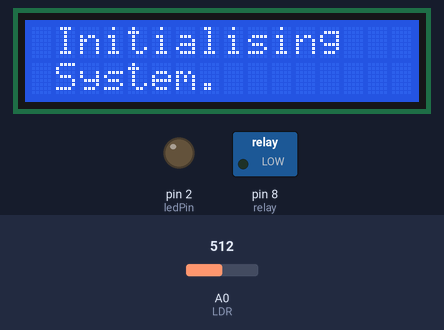
The sketch below on a simulated Arduino Uno, built with avr-gcc and run on an emulated ATmega328P. Shown: 16×2 character LCD, switched loads named in the sketch (green lamp = pin HIGH), output pins drawn as LEDs (lit = HIGH). Inputs (shaded band) come from the test bench; at power-on: A0 (LDR) = 512.

Above: at 3.2 s.
At 14.3 s:
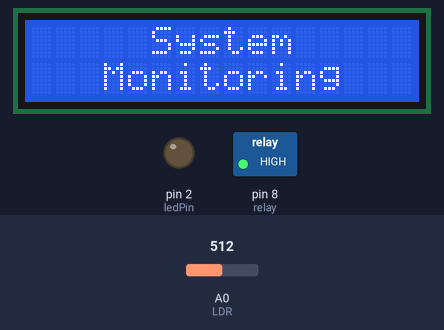
14.4 s: A0 (LDR) set to 981
16.9 s: A0 (LDR) set to 1004
At 18.9 s:
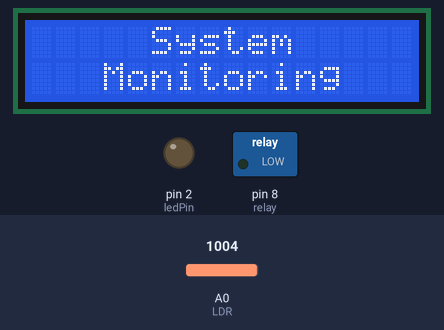
19.4 s: A0 (LDR) set to 980
At 19.9 s:
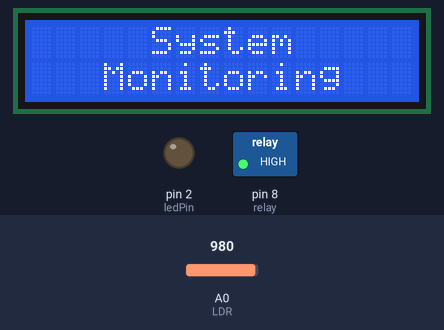
21.9 s: A0 (LDR) set to 1000
At 24.3 s:
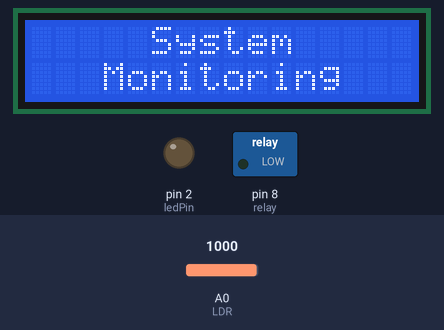
Timing chart, 0 to 25.8 s (numbered marks = the images above; inputs shaded):
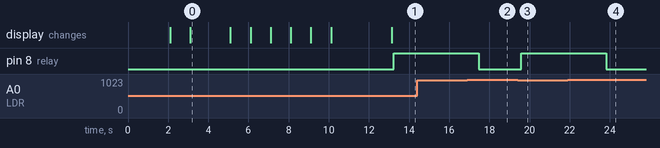

Measured:
- the behaviour switches between 990 and 991 on A0 (LDR) (found by bisection; images 1 and 2)
- after the input at 14.4 s, every drawn part: stays the same
- after the input at 16.9 s, pin 8 (relay): HIGH → LOW after 0.57 s
- after the input at 19.4 s, pin 8 (relay): LOW → HIGH after 0.18 s
- after the input at 21.9 s, pin 8 (relay): HIGH → LOW after 1.9 s

The sketch:

SecurityLights.ino
```cpp
//include libraries

#include <LiquidCrystal_I2C.h>
#include <Wire.h>

//declare variables
const int LDR = A0;
int inputVal = 0;
const int ledPin = 2;
const int relay =8;
LiquidCrystal_I2C lcd(0x27,2,1,0,4,5,6,7,3, POSITIVE );


void setup()
{
  Serial.begin(9600);
  pinMode(ledPin,OUTPUT);//set LED pin as output
  pinMode(inputVal,INPUT);//set LDR pin as input
  pinMode(relay,OUTPUT);

 //display
  lcd.begin(16,2);               // initialize the lcd
  InitialisingDisplay();
}


void loop()
{
//============================================================
  lcd.setCursor(5,0);
  lcd.print ("System");
  lcd.setCursor(3,1);
  lcd.print ("Monitoring");
   delay(100);
//==========End of Display==================================

  inputVal = analogRead(LDR); //read the value of the resistor
  if(inputVal>990){ //if its bright outside
//     digitalWrite(ledPin,LOW);//keep light off
//     delay(500);
      digitalWrite(relay,LOW);
      delay(2000);}
    else{ //if there's little light
//       digitalWrite(ledPin,HIGH);//turn the light on
//       delay(500);
         digitalWrite(relay,HIGH);
         delay(2000);
    }
}
//lighting function
void InitialisingDisplay()
{
//============================Display=========================
lcd.setCursor(0,0);
lcd.print (" lighting System");
delay(2000);
lcd.clear();

lcd.setCursor(0,0);
lcd.print (" Initialising");
delay(1000);
//
lcd.setCursor(0,1);
lcd.print (" System.");
delay(2000);
lcd.setCursor(8,1);
lcd.print (".");
delay(1000);
lcd.setCursor(9,1);
lcd.print (".");
delay(1000);
lcd.setCursor(10,1);
lcd.print (".");
delay(1000);
lcd.setCursor(11,1);
lcd.print (".");
delay(1000);
lcd.setCursor(12,1);
lcd.print (".");
delay(1000);
lcd.setCursor(13,1);
lcd.print (".");
delay(3000);
lcd.clear();
//============================================================

}
```
